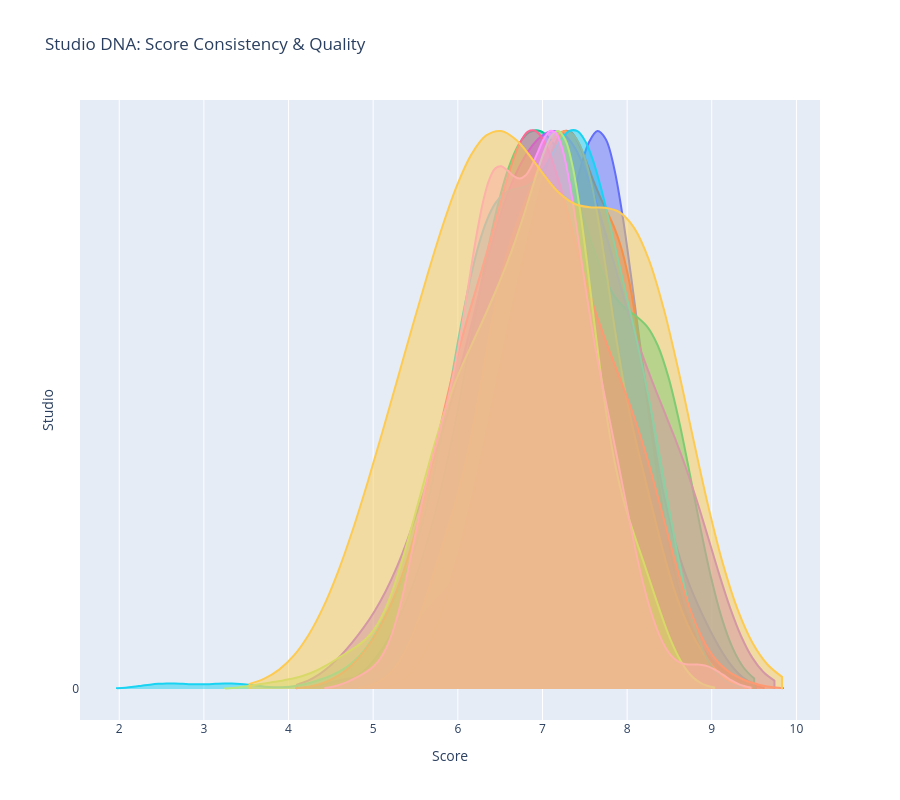

Notebook code for this chart:
### Markdown cell above
## Special Chapter: Studio DNA 🧬

Do animation studios have a quality "fingerprint"? Let's analyze the consistency of the Big Names.
Is KyoAni really synonymous with constant excellence?

### Code cell
# Filter Top Studios
# Studio column often contains lists "Madhouse, MAPPA". We should explode them for accuracy,
# but for main studios usually they are listed first or alone.
# Let's check consistency of major studios.

target_studios = ['Kyoto Animation', 'Madhouse', 'MAPPA', 'Bones', 'Sunrise', 'A-1 Pictures', 'J.C.Staff', 'Studio Ghibli', 'ufotable', 'Production I.G']

# Create a dataset where we track scores for each of these studios
studio_scores = []

for studio in target_studios:
    # Simple contains match
    s_data = df[df['studios'].astype(str).str.contains(studio, na=False)]
    if len(s_data) > 0:
        temp_df = s_data[['title', 'score']].copy()
        temp_df['Studio'] = studio
        studio_scores.append(temp_df)

df_studio_dna = pd.concat(studio_scores)

# Order by median score for better visual
studio_order = df_studio_dna.groupby('Studio')['score'].median().sort_values(ascending=False).index

# Violin Plot for Studio DNA
fig = go.Figure()

for studio in studio_order:
    data = df_studio_dna[df_studio_dna['Studio'] == studio]['score']
    fig.add_trace(go.Violin(x=data, y0=0, name=studio, orientation='h', side='positive', width=1.3, points=False))

fig.update_layout(title='Studio DNA: Score Consistency & Quality',
                  xaxis_title='Score', 
                  yaxis_title='Studio',
                  showlegend=False,
                  height=800)
fig.show()

### Figure 1 — Plotly figure (JSON) as saved in the notebook; plotly's stock layout.template omitted (floating-point values rounded to 4 significant figures; data arrays with more than 128 entries replaced by an {"elided": "..."} marker saying what was removed)
{"data": [{"name": "Kyoto Animation", "orientation": "h", "points": false, "side": "positive", "type": "violin", "width": 1.3, "x": {"elided": "134 float values"}, "y0": 0}, {"name": "Bones", "orientation": "h", "points": false, "side": "positive", "type": "violin", "width": 1.3, "x": {"elided": "168 float values"}, "y0": 0}, {"name": "ufotable", "orientation": "h", "points": false, "side": "positive", "type": "violin", "width": 1.3, "x": [5.66, 6.66, 5.59, 6.84, 6.66, 6.68, 6.61, 7.78, 7.62, 6.32, 8.15, 8.47, 8.64, 8.18, 8.32, 7.47, 8.03, 8.27, 8.54, 6.07, 7.01, 6.64, 6.83, 7.25, 7.05, 7.18, 6.45, 6.61, 6.1, 5.33, 7.56, 7.76, 8.01, 7.81, 8.51, 7.43, 8.37, 7.21, 7.98, 7.44, 6.12, 7.53, 6.42, 6.73, NaN, 8.42, 8.74, 8.55, 6.52, 6.36, 8.07, 8.17, 8.35, 8.71, NaN, 7.34, 6.06, 6.18, 6.87, NaN, 6.74, 6.68, 6.69, 7.4, 7.01, 7.13, 7.44, 7.05, 7.21, 7.29, 7.22, 7.35, 6.97, 6.17, 6.51, NaN, 5.77, 6.37], "y0": 0}, {"name": "MAPPA", "orientation": "h", "points": false, "side": "positive", "type": "violin", "width": 1.3, "x": [7.23, 8.45, 6.38, 7.52, NaN, 6.5, 5.69, 8.44, 8.94, 7.51, 7.81, 7.16, 6.9, 7.43, 8.04, NaN, 7.1, 8.26, 6.46, 7.53, 5.89, 6.2, 7.33, 6.76, 7.12, 6.73, 6.54, 8.61, 6.22, 7.61, 5.7, 7.1, 7.63, 8.09, NaN, 8.53, 8.39, 8.73, 7.69, NaN, 8.08, 7.22, 6.67, 7.18, 7.18, 6.41, 5.7, 6.18, 5.14, 8.23, 5.71, 7.19, 5.4, 6.55, NaN, 6.5, 6.53, 6.36, 4.92, 4.9, 6.79, 5.83, 6.41, 5.82, 6.88, 8.0, NaN, 7.19, 7.03, 8.29, 7.46, 5.91, 7.61, 6.37, 7.13, 7.42, 8.83, 8.78, 8.86, 8.77, 7.55, 7.23, NaN, 7.16, 6.55, 6.69, 6.48, 6.73, 6.46, 7.07, 7.64, NaN, 6.93, 7.56, 7.88, 5.77, 6.46, 8.82, 7.44, 6.91, 5.75, 7.9, 6.71, 7.99, 8.08, 7.58, 7.5, NaN, 7.99], "y0": 0}, {"name": "A-1 Pictures", "orientation": "h", "points": false, "side": "positive", "type": "violin", "width": 1.3, "x": {"elided": "255 float values"}, "y0": 0}, {"name": "Production I.G", "orientation": "h", "points": false, "side": "positive", "type": "violin", "width": 1.3, "x": {"elided": "356 float values"}, "y0": 0}, {"name": "Madhouse", "orientation": "h", "points": false, "side": "positive", "type": "violin", "width": 1.3, "x": {"elided": "383 float values"}, "y0": 0}, {"name": "J.C.Staff", "orientation": "h", "points": false, "side": "positive", "type": "violin", "width": 1.3, "x": {"elided": "439 float values"}, "y0": 0}, {"name": "Sunrise", "orientation": "h", "points": false, "side": "positive", "type": "violin", "width": 1.3, "x": {"elided": "593 float values"}, "y0": 0}, {"name": "Studio Ghibli", "orientation": "h", "points": false, "side": "positive", "type": "violin", "width": 1.3, "x": [5.39, 6.07, 6.58, 7.78, 5.71, 7.96, 6.8, 5.71, 6.35, 7.29, 7.01, 8.53, 8.67, 6.83, 8.21, 7.9, 5.98, 8.13, 6.67, 7.6, 6.56, 6.3, 7.96, 6.17, 8.23, 7.3, 8.22, 6.56, 8.67, 5.15, 7.71, 6.04, 8.04, 7.44, 7.46, 6.9, 6.04, 7.06, 8.77, 5.75, 5.29, 6.25, 5.5, 8.26, 5.21, 8.25, 7.09, 4.98, 6.53, 6.55, 4.6, 6.13], "y0": 0}], "layout": {"height": 800, "showlegend": false, "title": {"text": "Studio DNA: Score Consistency & Quality"}, "xaxis": {"title": {"text": "Score"}}, "yaxis": {"title": {"text": "Studio"}}}}
